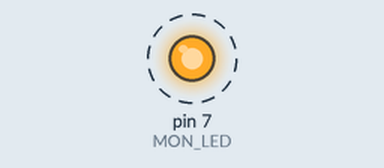
This sketch was run on a simulated Arduino Mega 2560, built with avr-gcc and run on an emulated ATmega2560. On the bench: output pins drawn as LEDs (lit = HIGH). Dashed ring = blinking.

Above: at 0.2 s.
Timing chart, 0 to 3.0 s (numbered marks = the images above):
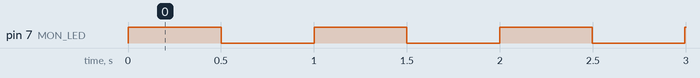

Measured:
- by itself, pin 7 (MON_LED): alternates HIGH for 0.50 s and LOW for 0.50 s

The sketch:

lab8_hw_test_mon.ino
```cpp
int MON_LED = 7;
int AC_LED = 4;
int POT = A1;

void setup() {
  Serial.begin(9600);
  while (!Serial);
  Serial1.begin(9600);
  Serial1.setTimeout(10);
  pinMode(7, OUTPUT);
  pinMode(4, INPUT);
}

void loop() {
  static int i = 0;
  static char curBuf[8];

  if (i < 10) {
    digitalWrite(MON_LED, HIGH);
    i++;
  } else if (i < 20) {
    digitalWrite(MON_LED, LOW);
    i++;
    if (i == 20) {
      i = 0;
    }
  }

  int bytesRead = Serial1.readBytes(curBuf, 8);

  if (bytesRead == 8) {
    Serial.print("Serial received (\"");
    Serial.print(curBuf);
    Serial.println("\")");

    Serial.print("Potentiometer: ");
    Serial.println(analogRead(POT));
    if (digitalRead(AC_LED) == HIGH) {
      Serial.println("AC LED on");
    } else {
      Serial.println("AC LED off");
    }
    Serial.println("");
  }
  delay(40);
}
```
